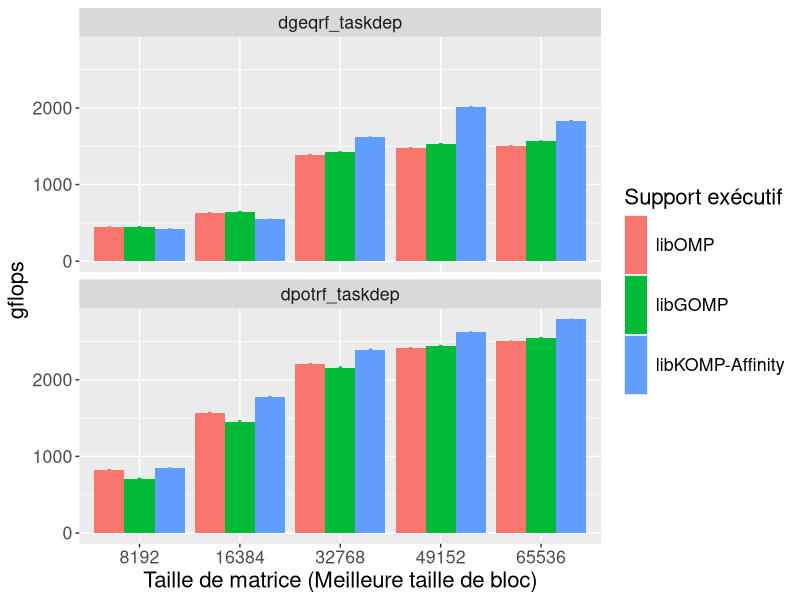

The R source for this figure:
library(ggplot2)
library(plyr)

wholeframe=read.table("./all_data.dat", header=TRUE)



pdf("graph_details_qr_cholesky_idchire.pdf", width = 10, height=10)

levels(wholeframe$program) <- c("QR", "Cholesky")

myplot = ggplot(wholeframe, aes(x=factor(size), y = gflops, fill=runtime))
myplot = myplot + geom_bar(stat="identity", position=position_dodge())
myplot = myplot + geom_errorbar(position=position_dodge(0.9), aes(color=runtime, ymin=gflops-(2*std/iterations), ymax=gflops+(2*std/iterations), width=.1))
myplot = myplot + facet_wrap(~program, ncol=1)
myplot = myplot + theme(legend.position="right", text=element_text(size=16))
myplot = myplot + scale_x_discrete(name="Taille de matrice (Meilleure taille de bloc)")
#myplot = myplot + scale_color_grey()
#myplot = myplot + ggtitle("Cholesky and QR performances for multiple sizes\n")
myplot = myplot + scale_fill_discrete(name="Support exécutif", labels=c("libOMP", "libGOMP", "libKOMP-Affinity"))
myplot = myplot + guides(fill=guide_legend(nrow=3, byrow=TRUE, keyheight=3), color=FALSE)



print(myplot)
dev.off()
